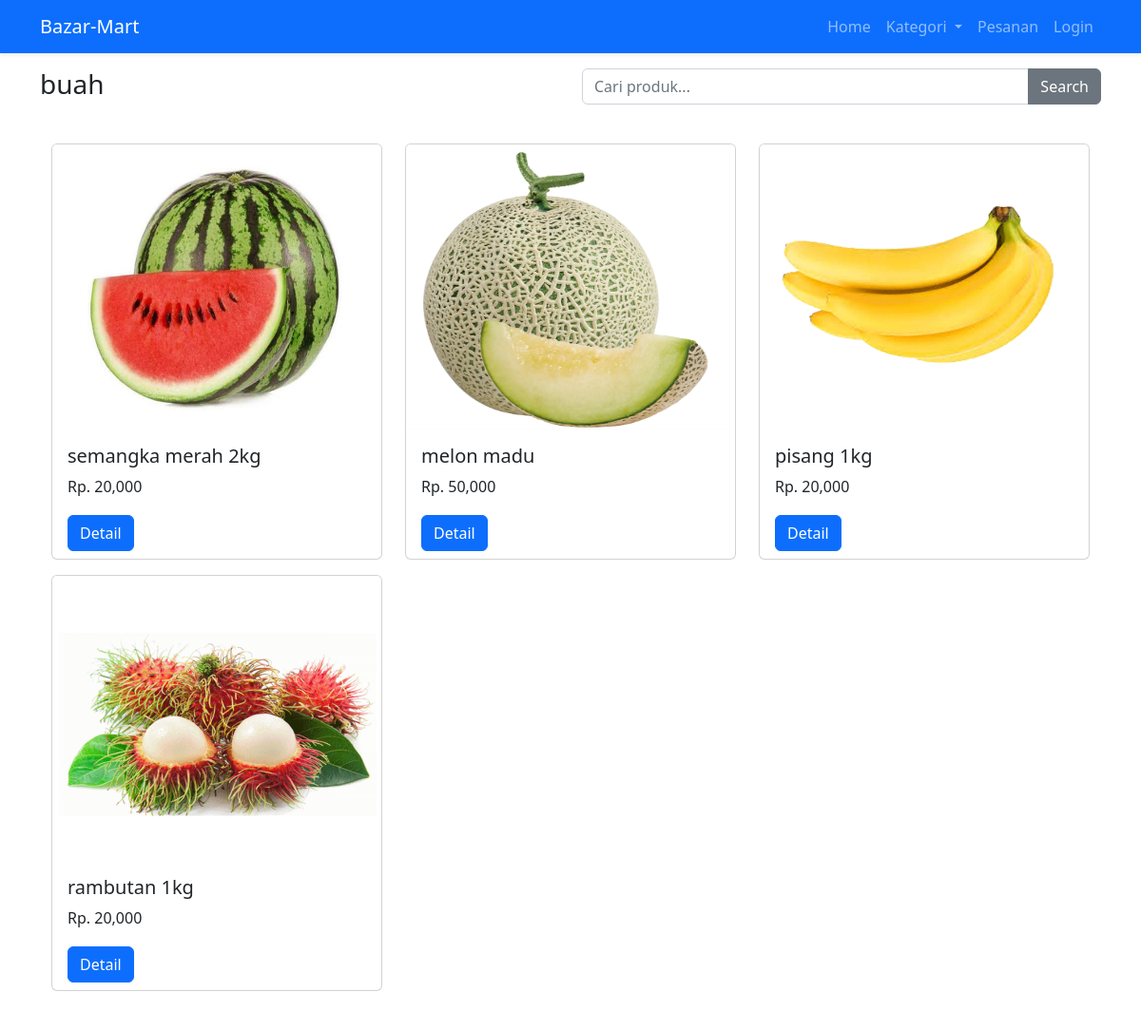
The page /produk/kategori/2 on the database its author committed.
### tables this page shows
CREATE TABLE `category` (
  `id_category` int(11) NOT NULL,
  `category_name` varchar(64) NOT NULL
);

CREATE TABLE `product` (
  `id_product` int(11) NOT NULL,
  `name` varchar(64) NOT NULL,
  `price` varchar(11) NOT NULL,
  `description` text NOT NULL,
  `image` varchar(32) NOT NULL,
  `status` int(11) NOT NULL,
  `created_at` timestamp NOT NULL DEFAULT current_timestamp(),
  `id_category` int(11) NOT NULL
);

### application/controllers/Produk.php (called while the page is built, shortened)
<?php
class Produk extends CI_Controller
{
	public function __construct()
	{
		$this->load->model('Product_model', 'product');
	}
	public function kategori($kategoriId)
	{
		$keyword = $this->input->get("search");
		if ($keyword) {
			$this->db->like('name', $keyword);
			$data['product'] = $this->product->getByKategori($kategoriId);
		} else {
			$data['product'] = $this->product->getByKategori($kategoriId);
		}
		$data['kategori'] = $this->db->get_where('category', ['id_category' => $kategoriId])->row_array();
		$data['category'] = $this->db->get('category')->result_array();
		$data['title'] = 'Kategori ' . $data['kategori']['category_name'];
		$this->load->view('template/customer/head', $data);
		$this->load->view('produk/kategori', $data);
		$this->load->view('template/customer/footer');
	}
}

### index.php (called while the page is built, shortened)
<?php
require_once BASEPATH.'core/CodeIgniter.php';

### application/models/Product_model.php (called while the page is built, shortened)
<?php
class Product_model extends CI_Model
{
	public function getByKategori($kategoriId)
	{
		$this->db->select('*');
		$this->db->from('product');
		$this->db->where("product.id_category", $kategoriId);
		$this->db->join('category', 'category.id_category = product.id_category');
		return $this->db->get()->result_array();
	}
}

### application/views/produk/kategori.php (the view)
<main class="container">
    <div class="row flex-column flex-md-row">
        <div class="col">
            <h3><?= $kategori["category_name"]; ?></h3>
        </div>
        <div class="col">
            <form action="" class="input-group mb-3">
                <input type="text" class="form-control" placeholder="Cari produk..." id="searchInput" name="search" />
                <button class="btn btn-secondary" type="submit" id="searchButton">Search</button>
            </form>
        </div>
    </div>
    <div class="section">
        <div class="container">
            <div class="row">
                <?php if (count($product)) : ?>
                <?php foreach ($product as $p) : ?>
                <div class="col-md-4 mb-3">
                    <div class="card" style="height: 100%">
                        <img src="<?= base_url('assets/images/produk/' . $p['image']) ?>" alt="Web Programming"
                            class="card-img-top" width="500" height="300">
                        <div class="card-body">
                            <h5 class="card-title"><?php echo substr($p['name'], 0, 30) ?></h5>
                            <p class="card-text mb-5">Rp. <?php echo number_format($p['price']) ?></p>
                            <a href="<?= base_url('produk/detail/' . $p['id_product']) ?>"
                                class="btn btn-primary position-absolute mb-2" style="bottom: 0;">Detail</a>
                        </div>
                    </div>
                </div>
                <?php endforeach ?>
                <?php else : ?>
                <p>Produk tidak ada</p>
                <?php endif ?>
            </div>
        </div>
    </div>
</main>

### assets/css/style.css (style rules this page uses)
.container { width: 80%; margin:0 auto; }
.container:after { content: ''; display: block; clear: both; }
.section { padding:25px 0; }

### rows shown on the page
category: category_name "buah"
product: image (picture), name "semangka merah 2kg", price "20,000"
product: image (picture), name "melon madu", price "50,000"
product: image (picture), name "pisang 1kg", price "20,000"
product: image (picture), name "rambutan 1kg", price "20,000"
